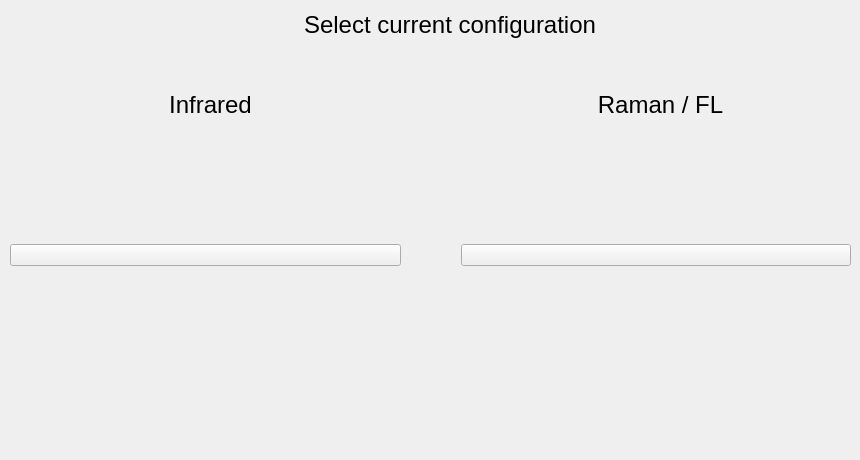
<?xml version="1.0" encoding="UTF-8"?>
<ui version="4.0">
 <class>Microscopemode</class>
 <widget class="QWidget" name="Microscopemode">
  <property name="windowModality">
   <enum>Qt::WindowModal</enum>
  </property>
  <property name="geometry">
   <rect>
    <x>0</x>
    <y>0</y>
    <width>860</width>
    <height>460</height>
   </rect>
  </property>
  <property name="minimumSize">
   <size>
    <width>860</width>
    <height>460</height>
   </size>
  </property>
  <property name="maximumSize">
   <size>
    <width>860</width>
    <height>460</height>
   </size>
  </property>
  <property name="windowTitle">
   <string>Microscope mode</string>
  </property>
  <widget class="QLabel" name="label">
   <property name="geometry">
    <rect>
     <x>10</x>
     <y>10</y>
     <width>880</width>
     <height>31</height>
    </rect>
   </property>
   <property name="text">
    <string>&lt;html&gt;&lt;head/&gt;&lt;body&gt;&lt;p&gt;&lt;span style=&quot; font-size:18pt;&quot;&gt;Select current configuration&lt;/span&gt;&lt;/p&gt;&lt;/body&gt;&lt;/html&gt;</string>
   </property>
   <property name="alignment">
    <set>Qt::AlignCenter</set>
   </property>
  </widget>
  <widget class="QWidget" name="layoutWidget">
   <property name="geometry">
    <rect>
     <x>10</x>
     <y>60</y>
     <width>841</width>
     <height>390</height>
    </rect>
   </property>
   <layout class="QHBoxLayout" name="horizontalLayout">
    <property name="spacing">
     <number>60</number>
    </property>
    <property name="leftMargin">
     <number>0</number>
    </property>
    <property name="topMargin">
     <number>0</number>
    </property>
    <property name="rightMargin">
     <number>0</number>
    </property>
    <item>
     <widget class="QPushButton" name="btnIRmode">
      <property name="font">
       <font>
        <pointsize>9</pointsize>
       </font>
      </property>
      <property name="mouseTracking">
       <bool>true</bool>
      </property>
      <property name="autoFillBackground">
       <bool>false</bool>
      </property>
      <property name="text">
       <string/>
      </property>
      <property name="icon">
       <iconset>
        <normaloff>../../Desktop/Horizon 4.0/Script/Logo/b2-90.png</normaloff>../../Desktop/Horizon 4.0/Script/Logo/b2-90.png</iconset>
      </property>
      <property name="iconSize">
       <size>
        <width>400</width>
        <height>380</height>
       </size>
      </property>
     </widget>
    </item>
    <item>
     <widget class="QPushButton" name="btnRamanmode">
      <property name="font">
       <font>
        <pointsize>9</pointsize>
       </font>
      </property>
      <property name="mouseTracking">
       <bool>true</bool>
      </property>
      <property name="autoFillBackground">
       <bool>false</bool>
      </property>
      <property name="text">
       <string/>
      </property>
      <property name="icon">
       <iconset>
        <normaloff>../../Desktop/Horizon 4.0/Script/Logo/b3-90.png</normaloff>../../Desktop/Horizon 4.0/Script/Logo/b3-90.png</iconset>
      </property>
      <property name="iconSize">
       <size>
        <width>400</width>
        <height>380</height>
       </size>
      </property>
     </widget>
    </item>
   </layout>
  </widget>
  <widget class="QLabel" name="label_2">
   <property name="geometry">
    <rect>
     <x>140</x>
     <y>90</y>
     <width>141</width>
     <height>31</height>
    </rect>
   </property>
   <property name="text">
    <string>&lt;html&gt;&lt;head/&gt;&lt;body&gt;&lt;p&gt;&lt;span style=&quot; font-size:18pt;&quot;&gt;Infrared&lt;/span&gt;&lt;/p&gt;&lt;/body&gt;&lt;/html&gt;</string>
   </property>
   <property name="alignment">
    <set>Qt::AlignCenter</set>
   </property>
  </widget>
  <widget class="QLabel" name="label_3">
   <property name="geometry">
    <rect>
     <x>560</x>
     <y>90</y>
     <width>201</width>
     <height>31</height>
    </rect>
   </property>
   <property name="text">
    <string>&lt;html&gt;&lt;head/&gt;&lt;body&gt;&lt;p&gt;&lt;span style=&quot; font-size:18pt;&quot;&gt;Raman / FL&lt;/span&gt;&lt;/p&gt;&lt;/body&gt;&lt;/html&gt;</string>
   </property>
   <property name="alignment">
    <set>Qt::AlignCenter</set>
   </property>
  </widget>
 </widget>
 <resources/>
 <connections>
  <connection>
   <sender>btnIRmode</sender>
   <signal>clicked()</signal>
   <receiver>Microscopemode</receiver>
   <slot>close()</slot>
   <hints>
    <hint type="sourcelabel">
     <x>215</x>
     <y>254</y>
    </hint>
    <hint type="destinationlabel">
     <x>439</x>
     <y>239</y>
    </hint>
   </hints>
  </connection>
  <connection>
   <sender>btnRamanmode</sender>
   <signal>clicked()</signal>
   <receiver>Microscopemode</receiver>
   <slot>close()</slot>
   <hints>
    <hint type="sourcelabel">
     <x>665</x>
     <y>254</y>
    </hint>
    <hint type="destinationlabel">
     <x>439</x>
     <y>239</y>
    </hint>
   </hints>
  </connection>
 </connections>
</ui>
